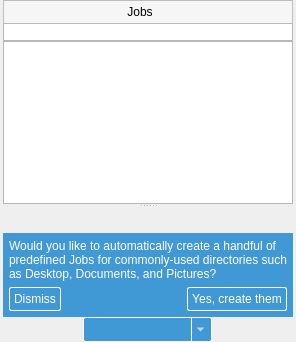
         <widget class="QWidget" name="jobsTab">
          <attribute name="title">
           <string>Jobs</string>
          </attribute>
          <attribute name="toolTip">
           <string>Switch to Jobs tab &lt;span style=&quot;color:gray;font-size:small&quot;&gt;%1&lt;/span&gt;</string>
          </attribute>
          <layout class="QVBoxLayout" name="jobsVerticalLayout">
           <property name="spacing">
            <number>0</number>
           </property>
           <property name="leftMargin">
            <number>3</number>
           </property>
           <property name="topMargin">
            <number>0</number>
           </property>
           <property name="rightMargin">
            <number>3</number>
           </property>
           <property name="bottomMargin">
            <number>0</number>
           </property>
           <item>
            <widget class="QFrame" name="jobsHeader">
             <property name="styleSheet">
              <string notr="true">#jobsHeader {
background: rgba(246,246,246,255);
margin-bottom: -1px;
}</string>
             </property>
             <property name="frameShape">
              <enum>QFrame::StyledPanel</enum>
             </property>
             <layout class="QHBoxLayout" name="jobsHeaderLayout">
              <property name="spacing">
               <number>0</number>
              </property>
              <property name="leftMargin">
               <number>5</number>
              </property>
              <property name="topMargin">
               <number>3</number>
              </property>
              <property name="rightMargin">
               <number>5</number>
              </property>
              <property name="bottomMargin">
               <number>3</number>
              </property>
              <item>
               <widget class="QLabel" name="jobsCountLabel">
                <property name="text">
                 <string>Jobs</string>
                </property>
                <property name="alignment">
                 <set>Qt::AlignCenter</set>
                </property>
               </widget>
              </item>
              <item>
               <widget class="QToolButton" name="jobsFilterButton">
                <property name="minimumSize">
                 <size>
                  <width>16</width>
                  <height>16</height>
                 </size>
                </property>
                <property name="maximumSize">
                 <size>
                  <width>16</width>
                  <height>16</height>
                 </size>
                </property>
                <property name="styleSheet">
                 <string notr="true">QToolButton {
border: transparent;
padding: 2px;
}

QToolButton:checked {
border: 1px solid darkgrey;
}</string>
                </property>
                <property name="icon">
                 <iconset resource="../resources/resources.qrc">
                  <normaloff>:/icons/magnifying-glass.png</normaloff>:/icons/magnifying-glass.png</iconset>
                </property>
                <property name="shortcut">
                 <string>Ctrl+F</string>
                </property>
                <property name="checkable">
                 <bool>true</bool>
                </property>
               </widget>
              </item>
             </layout>
            </widget>
           </item>
           <item>
            <widget class="QFrame" name="jobsFilterFrame">
             <property name="frameShape">
              <enum>QFrame::StyledPanel</enum>
             </property>
             <property name="frameShadow">
              <enum>QFrame::Raised</enum>
             </property>
             <layout class="QHBoxLayout" name="jobsFilterFrameLayout">
              <property name="leftMargin">
               <number>0</number>
              </property>
              <property name="topMargin">
               <number>0</number>
              </property>
              <property name="rightMargin">
               <number>0</number>
              </property>
              <property name="bottomMargin">
               <number>0</number>
              </property>
              <item>
               <widget class="QComboBox" name="jobsFilter">
                <property name="toolTip">
                 <string>Search and filter the Jobs list, shell globbing patterns can be used &lt;span style=&quot;color:gray;font-size:small&quot;&gt;%1&lt;/span&gt;</string>
                </property>
                <property name="styleSheet">
                 <string notr="true">QComboBox {
border: none;
padding-right: 6px;
padding-left: 6px;
}

QComboBox::drop-down {
border: none;
padding-right: 6px;
}

QComboBox::down-arrow {
image:url(:/icons/caret-bottom.png);
}

QComboBox::down-arrow:on {
top: 1px;
left: 1px;
}</string>
                </property>
                <property name="editable">
                 <bool>true</bool>
                </property>
               </widget>
              </item>
             </layout>
            </widget>
           </item>
           <item>
            <widget class="QWidget" name="jobsWidget" native="true">
             <layout class="QVBoxLayout" name="jobsWidgetVerticalLayout">
              <property name="leftMargin">
               <number>0</number>
              </property>
              <property name="topMargin">
               <number>0</number>
              </property>
              <property name="rightMargin">
               <number>0</number>
              </property>
              <property name="bottomMargin">
               <number>0</number>
              </property>
              <item>
               <widget class="QSplitter" name="jobsSplitter">
                <property name="orientation">
                 <enum>Qt::Vertical</enum>
                </property>
                <widget class="JobListWidget" name="jobListWidget">
                 <property name="contextMenuPolicy">
                  <enum>Qt::CustomContextMenu</enum>
                 </property>
                 <property name="toolTip">
                  <string>Job list</string>
                 </property>
                 <property name="styleSheet">
                  <string notr="true">#jobListWidget::item
{
height: 33px;
selection-background-color: rgba(177,214,255,150);
}</string>
                 </property>
                 <property name="alternatingRowColors">
                  <bool>true</bool>
                 </property>
                 <property name="selectionMode">
                  <enum>QAbstractItemView::ExtendedSelection</enum>
                 </property>
                 <property name="verticalScrollMode">
                  <enum>QAbstractItemView::ScrollPerPixel</enum>
                 </property>
                 <property name="horizontalScrollMode">
                  <enum>QAbstractItemView::ScrollPerPixel</enum>
                 </property>
                 <property name="layoutMode">
                  <enum>QListView::Batched</enum>
                 </property>
                 <property name="uniformItemSizes">
                  <bool>true</bool>
                 </property>
                 <property name="batchSize">
                  <number>20</number>
                 </property>
                </widget>
                <widget class="JobWidget" name="jobDetailsWidget" native="true">
                 <property name="toolTip">
                  <string>Job details</string>
                 </property>
                </widget>
               </widget>
              </item>
             </layout>
            </widget>
           </item>
           <item>
            <widget class="QWidget" name="defaultJobs" native="true">
             <property name="styleSheet">
              <string notr="true">#defaultJobs {
background: rgba(64,152,212,255)
}

QLabel {
color: white;
}

QPushButton {
border: 1px solid white;
background: transparent;
color: white;
padding: 4px;
border-radius: 2px;
}

QPushButton:hover {
border: 1px solid grey;
}

QPushButton:pressed {
border: 1px solid grey;
background: white;
color: black;
}</string>
             </property>
             <layout class="QVBoxLayout" name="defaultJobsVerticalLayout">
              <property name="leftMargin">
               <number>6</number>
              </property>
              <property name="topMargin">
               <number>6</number>
              </property>
              <property name="rightMargin">
               <number>6</number>
              </property>
              <property name="bottomMargin">
               <number>6</number>
              </property>
              <item>
               <widget class="QLabel" name="defaultJobsLabel">
                <property name="text">
                 <string>Would you like to automatically create a handful of predefined Jobs for commonly-used directories such as Desktop, Documents, and Pictures?</string>
                </property>
                <property name="wordWrap">
                 <bool>true</bool>
                </property>
               </widget>
              </item>
              <item>
               <widget class="QWidget" name="defaultJobsButtonsWidget" native="true">
                <layout class="QHBoxLayout" name="defaultJobsButtonWidgetHorizontalLayout">
                 <property name="leftMargin">
                  <number>0</number>
                 </property>
                 <property name="topMargin">
                  <number>0</number>
                 </property>
                 <property name="rightMargin">
                  <number>0</number>
                 </property>
                 <property name="bottomMargin">
                  <number>0</number>
                 </property>
                 <item>
                  <widget class="QPushButton" name="dismissButton">
                   <property name="text">
                    <string>Dismiss</string>
                   </property>
                  </widget>
                 </item>
                 <item>
                  <spacer name="defaultJobsSpacer">
                   <property name="orientation">
                    <enum>Qt::Horizontal</enum>
                   </property>
                   <property name="sizeHint" stdset="0">
                    <size>
                     <width>40</width>
                     <height>20</height>
                    </size>
                   </property>
                  </spacer>
                 </item>
                 <item>
                  <widget class="QPushButton" name="sureButton">
                   <property name="text">
                    <string>Yes, create them</string>
                   </property>
                  </widget>
                 </item>
                </layout>
               </widget>
              </item>
             </layout>
            </widget>
           </item>
           <item alignment="Qt::AlignHCenter">
            <widget class="QToolButton" name="addJobButton">
             <property name="toolTip">
              <string>Add a new Job &lt;span style=&quot;color:gray;font-size:small&quot;&gt;%1&lt;/span&gt;</string>
             </property>
             <property name="styleSheet">
              <string notr="true">QToolButton
{
background: rgba(64,152,212,255);
border: 1px solid white;
border-radius: 2px;
color: white;
font-size: 12px;
padding-right: 24px;
width: 100px;
height: 20px;
}

QToolButton:hover {
border: 1px solid grey;
}

QToolButton:pressed {
border: 1px solid grey;
background: white;
color: black;
padding-left: 2px;
padding-top: 2px;
}

QToolButton:disabled
{
background: darkgrey;
}

QToolButton:focus
{
border: 1px solid grey;
background: white;
color: black;
}

QToolButton::menu-button
{
border-left: 1px solid white;
margin-top: 1px;
margin-bottom: 1px;
width: 16px;
margin-right: 4px;
}

QToolButton::menu-button:active
{
border-left: 1px solid grey;
}

QToolButton::menu-arrow:open {
top: 1px;
left: 1px;
}

QToolButton QMenu
{
text-align: center;
}</string>
             </property>
             <property name="text">
              <string notr="true"/>
             </property>
             <property name="popupMode">
              <enum>QToolButton::MenuButtonPopup</enum>
             </property>
             <property name="toolButtonStyle">
              <enum>Qt::ToolButtonTextOnly</enum>
             </property>
             <property name="save" stdset="0">
              <bool>false</bool>
             </property>
            </widget>
           </item>
          </layout>
         </widget>
